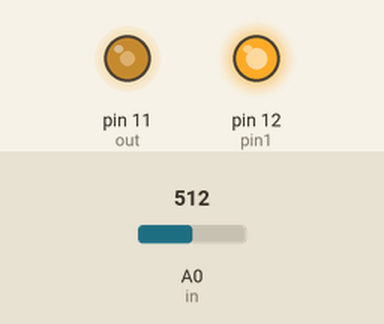
Recording of a sketch running on a simulated Arduino Uno, built with avr-gcc and run on an emulated ATmega328P. On the bench: output pins drawn as LEDs (lit = HIGH). The test bench sets the inputs (shaded band); at power-on: A0 (in) = 512.

Above: at 1.2 s.
1.3 s: A0 (in) set to 716
At 2.0 s:
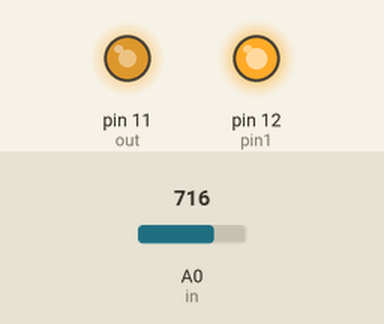
2.8 s: A0 (in) set to 900
At 3.1 s:
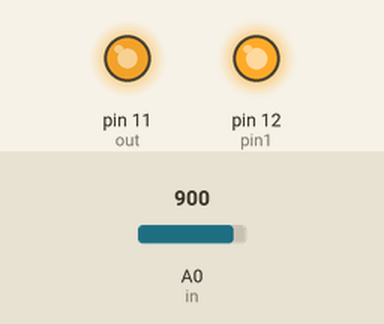
4.3 s: A0 (in) set to 122
At 5.5 s:
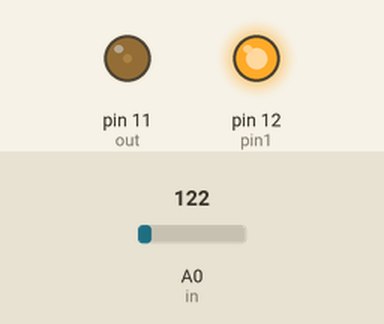
5.8 s: A0 (in) set to 0
At 6.6 s:
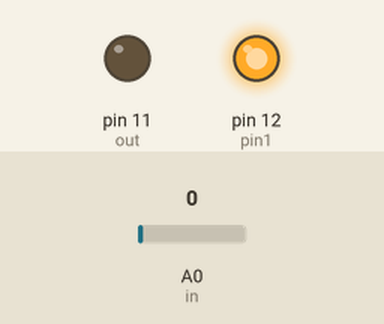
Timing chart, 0 to 8.3 s (numbered marks = the images above; inputs shaded):
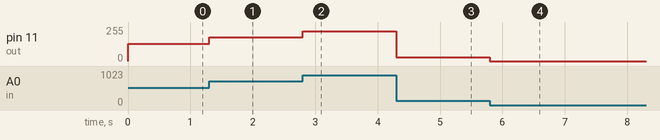

The sketch:

drone_demo.ino
```cpp
int pin1=12;
int out=11;
int in=A0;
void setup() {
  // put your setup code here, to run once:

  pinMode(pin1,OUTPUT);
  pinMode(in,INPUT);
  pinMode(out,OUTPUT);

  digitalWrite(pin1,HIGH);

}

void loop() {
  // put your main code here, to run repeatedly:


    int a=analogRead(in);

    analogWrite(out,a/4);


}
```

Measured:
- after the input at 1.3 s, pin 11 (out): 128/255 → 179/255 at once
- after the input at 2.8 s, pin 11 (out): 179/255 → 225/255 at once
- after the input at 4.3 s, pin 11 (out): 225/255 → 30/255 at once
- after the input at 5.8 s, pin 11 (out): 30/255 → 0/255 at once
